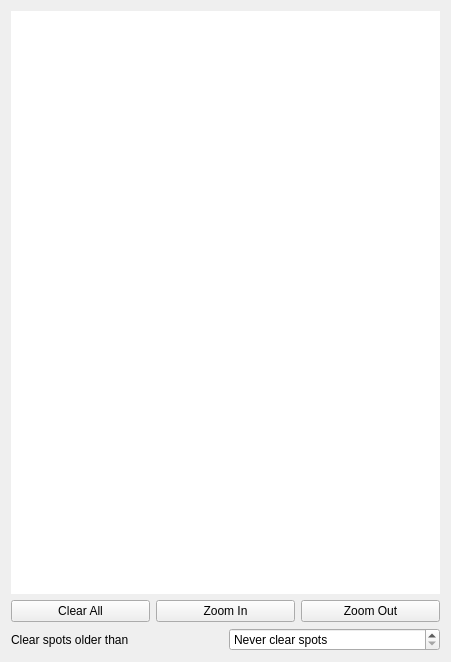
<?xml version="1.0" encoding="UTF-8"?>
<ui version="4.0">
 <class>BandmapWidget</class>
 <widget class="QWidget" name="BandmapWidget">
  <property name="geometry">
   <rect>
    <x>0</x>
    <y>0</y>
    <width>451</width>
    <height>662</height>
   </rect>
  </property>
  <property name="minimumSize">
   <size>
    <width>250</width>
    <height>0</height>
   </size>
  </property>
  <property name="windowTitle">
   <string>Form</string>
  </property>
  <layout class="QVBoxLayout" name="verticalLayout">
   <item>
    <widget class="QScrollArea" name="scrollArea">
     <property name="focusPolicy">
      <enum>Qt::ClickFocus</enum>
     </property>
     <property name="frameShape">
      <enum>QFrame::NoFrame</enum>
     </property>
     <property name="frameShadow">
      <enum>QFrame::Plain</enum>
     </property>
     <property name="midLineWidth">
      <number>-3</number>
     </property>
     <property name="widgetResizable">
      <bool>true</bool>
     </property>
     <widget class="QWidget" name="scrollAreaWidgetContents">
      <property name="geometry">
       <rect>
        <x>0</x>
        <y>0</y>
        <width>415</width>
        <height>501</height>
       </rect>
      </property>
      <property name="sizePolicy">
       <sizepolicy hsizetype="Minimum" vsizetype="Minimum">
        <horstretch>0</horstretch>
        <verstretch>0</verstretch>
       </sizepolicy>
      </property>
      <layout class="QVBoxLayout" name="verticalLayout_2">
       <property name="spacing">
        <number>0</number>
       </property>
       <property name="leftMargin">
        <number>0</number>
       </property>
       <property name="topMargin">
        <number>0</number>
       </property>
       <property name="rightMargin">
        <number>0</number>
       </property>
       <property name="bottomMargin">
        <number>0</number>
       </property>
       <item>
        <widget class="QGraphicsView" name="graphicsView">
         <property name="sizePolicy">
          <sizepolicy hsizetype="Minimum" vsizetype="Minimum">
           <horstretch>0</horstretch>
           <verstretch>0</verstretch>
          </sizepolicy>
         </property>
         <property name="focusPolicy">
          <enum>Qt::ClickFocus</enum>
         </property>
         <property name="frameShape">
          <enum>QFrame::NoFrame</enum>
         </property>
         <property name="verticalScrollBarPolicy">
          <enum>Qt::ScrollBarAsNeeded</enum>
         </property>
         <property name="horizontalScrollBarPolicy">
          <enum>Qt::ScrollBarAsNeeded</enum>
         </property>
         <property name="sizeAdjustPolicy">
          <enum>QAbstractScrollArea::AdjustIgnored</enum>
         </property>
        </widget>
       </item>
      </layout>
     </widget>
    </widget>
   </item>
   <item>
    <layout class="QHBoxLayout" name="horizontalLayout">
     <item>
      <widget class="QPushButton" name="clearButton">
       <property name="focusPolicy">
        <enum>Qt::ClickFocus</enum>
       </property>
       <property name="text">
        <string>Clear All</string>
       </property>
      </widget>
     </item>
     <item>
      <widget class="QPushButton" name="zoomInButton">
       <property name="focusPolicy">
        <enum>Qt::ClickFocus</enum>
       </property>
       <property name="text">
        <string>Zoom In</string>
       </property>
       <property name="icon">
        <iconset theme="zoom-in"/>
       </property>
      </widget>
     </item>
     <item>
      <widget class="QPushButton" name="zoomOutButton">
       <property name="focusPolicy">
        <enum>Qt::ClickFocus</enum>
       </property>
       <property name="text">
        <string>Zoom Out</string>
       </property>
       <property name="icon">
        <iconset theme="zoom-out"/>
       </property>
      </widget>
     </item>
    </layout>
   </item>
   <item>
    <layout class="QHBoxLayout" name="horizontalLayout_2">
     <item>
      <widget class="QLabel" name="clearSpotOlderLabel">
       <property name="text">
        <string>Clear spots older than</string>
       </property>
      </widget>
     </item>
     <item>
      <widget class="QSpinBox" name="clearSpotOlderSpin">
       <property name="toolTip">
        <string/>
       </property>
       <property name="specialValueText">
        <string>Never clear spots</string>
       </property>
       <property name="suffix">
        <string> min(s)</string>
       </property>
       <property name="maximum">
        <number>9999</number>
       </property>
      </widget>
     </item>
    </layout>
   </item>
  </layout>
 </widget>
 <resources/>
 <connections>
  <connection>
   <sender>clearButton</sender>
   <signal>clicked()</signal>
   <receiver>BandmapWidget</receiver>
   <slot>clearSpots()</slot>
   <hints>
    <hint type="sourcelabel">
     <x>155</x>
     <y>546</y>
    </hint>
    <hint type="destinationlabel">
     <x>155</x>
     <y>281</y>
    </hint>
   </hints>
  </connection>
  <connection>
   <sender>zoomInButton</sender>
   <signal>clicked()</signal>
   <receiver>BandmapWidget</receiver>
   <slot>zoomIn()</slot>
   <hints>
    <hint type="sourcelabel">
     <x>153</x>
     <y>539</y>
    </hint>
    <hint type="destinationlabel">
     <x>155</x>
     <y>281</y>
    </hint>
   </hints>
  </connection>
  <connection>
   <sender>zoomOutButton</sender>
   <signal>clicked()</signal>
   <receiver>BandmapWidget</receiver>
   <slot>zoomOut()</slot>
   <hints>
    <hint type="sourcelabel">
     <x>255</x>
     <y>539</y>
    </hint>
    <hint type="destinationlabel">
     <x>155</x>
     <y>281</y>
    </hint>
   </hints>
  </connection>
  <connection>
   <sender>clearSpotOlderSpin</sender>
   <signal>valueChanged(int)</signal>
   <receiver>BandmapWidget</receiver>
   <slot>spotAgingChanged(int)</slot>
   <hints>
    <hint type="sourcelabel">
     <x>333</x>
     <y>632</y>
    </hint>
    <hint type="destinationlabel">
     <x>225</x>
     <y>330</y>
    </hint>
   </hints>
  </connection>
 </connections>
 <slots>
  <slot>clearSpots()</slot>
  <slot>zoomIn()</slot>
  <slot>zoomOut()</slot>
  <slot>spotAgingChanged(int)</slot>
 </slots>
</ui>
